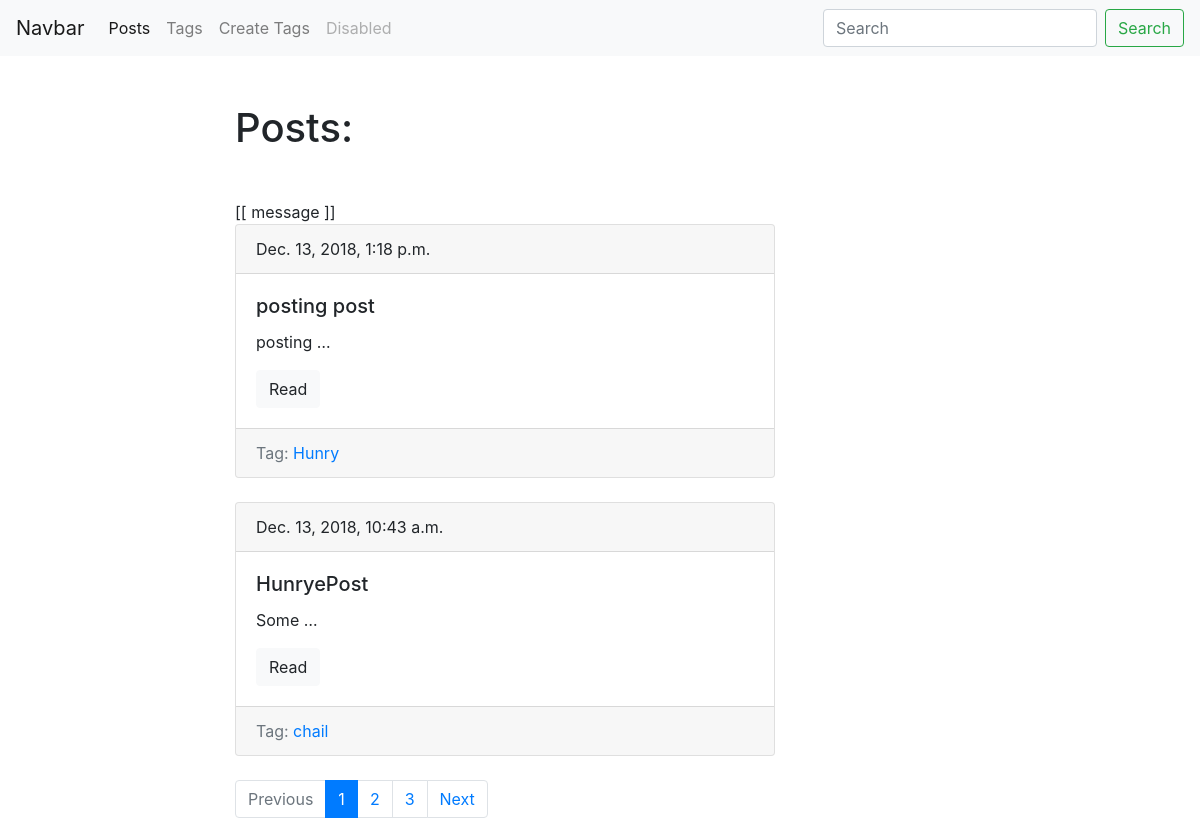
The page /blog/ on the database as committed earlier.
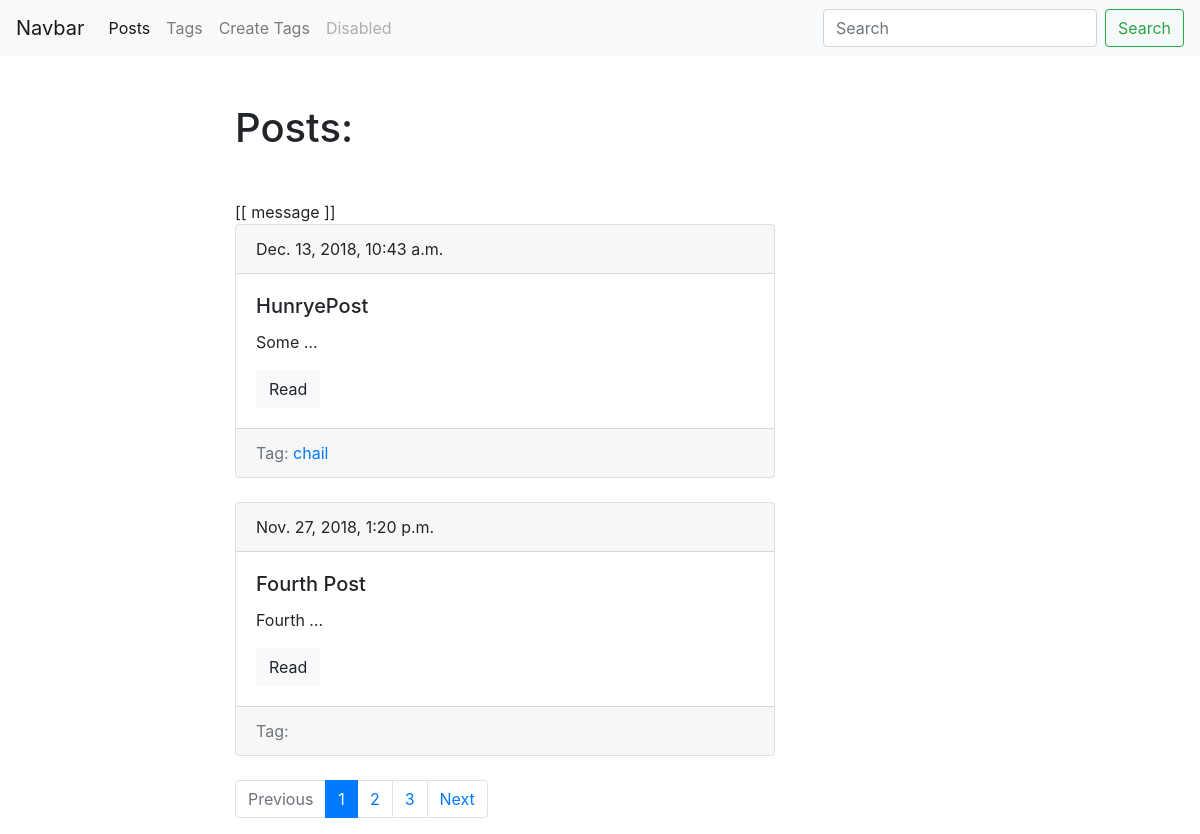
The same page on the database as committed later.
### blog/models.py (models this page shows, shortened)
class Posts(models.Model):
	title = models.CharField(max_length=150, db_index=True)
	slug = models.SlugField(max_length=150, blank=True, unique=True)
	body = models.TextField(blank=True, db_index=True)
	tags = models.ManyToManyField('Tag', blank=True, related_name='posts')
	date_pub = models.DateTimeField(auto_now_add=True)
	def get_absolute_url(self):
		return reverse('post_detail_url', kwargs={'slug': self.slug})
	class Meta:
		ordering = ['-date_pub']

class Tag(models.Model):
	title = models.CharField(max_length = 50)
	slug = models.SlugField(max_length = 50, unique=True)
	def get_absolute_url(self):
		return reverse('tag_detail_url', kwargs={'slug': self.slug})
	class Meta:
		ordering = ['title']

### blog/views.py (the view)
# urls.py: path('', posts_list, name='posts_list_url'),
def posts_list(request):
	search_query = request.GET.get('search', '')
	if search_query:
		posts = Posts.objects.filter(Q(title__icontains=search_query) | Q(body__icontains=search_query))
	else:
		posts = Posts.objects.all()
	paginator = Paginator(posts, 2)
	page_number = request.GET.get('page', 1)
	page = paginator.get_page(page_number)
	is_paginated = page.has_other_pages()
	if page.has_previous():
		pre_url = '?page={}'.format(page.previous_page_number())
	else:
		pre_url = ''
	if page.has_next():
		next_url = '?page={}'.format(page.next_page_number())
	else:
		next_url = ''
	context = {
		'page_object': page,
		'is_paginated': is_paginated,
		'next_url': next_url,
		'pre_url': pre_url
	}
	n = 'MaG'
	return render(request, 'blog/index.html', context = context)

### blog/templates/blog/index.html (shortened to what this page needs)
{% extends 'blog/base_blog.html' %}
{% block content %}
	<h1 class="mb-5">Posts:</h1>
	<div id='app'>
			[[ message ]]
		</div>
	{% for post in page_object.object_list %}
		{% include 'blog/includes/post_card_template.html' %}
	{% endfor %}
{% endblock %}

### blog/templates/blog/includes/post_card_template.html
<div class="card mb-4">
	<div class="card-header">
		    {{ post.date_pub }}
	</div>
	<div class="card-body">
		<h5 class="card-title">{{ post.title }}</h5>
		<p class="card-text">{{ post.body|truncatewords:1 }}</p>
		<a href="{{ post.get_absolute_url }}" class="btn btn-light">Read</a>
	</div>
	<div class="card-footer text-muted">
		Tag:
		{% for tag in post.tags.all %}
			<a href="{{ tag.get_absolute_url }}">{{ tag.title }}</a>
		{% endfor %}
	</div>
</div>

Rows that differ between the two databases and show on the page:
removed Posts: date_pub "Dec. 13, 2018, 1:18 p.m.", title "posting post", body "posting …"
no longer on this page (row unchanged): Tag: title "Hunry", shown under "Dec. 13, 2018, 1:18 p.m."
now on this page (row unchanged): Posts: date_pub "Nov. 27, 2018, 1:20 p.m.", title "Fourth Post", body "Fourth …"
